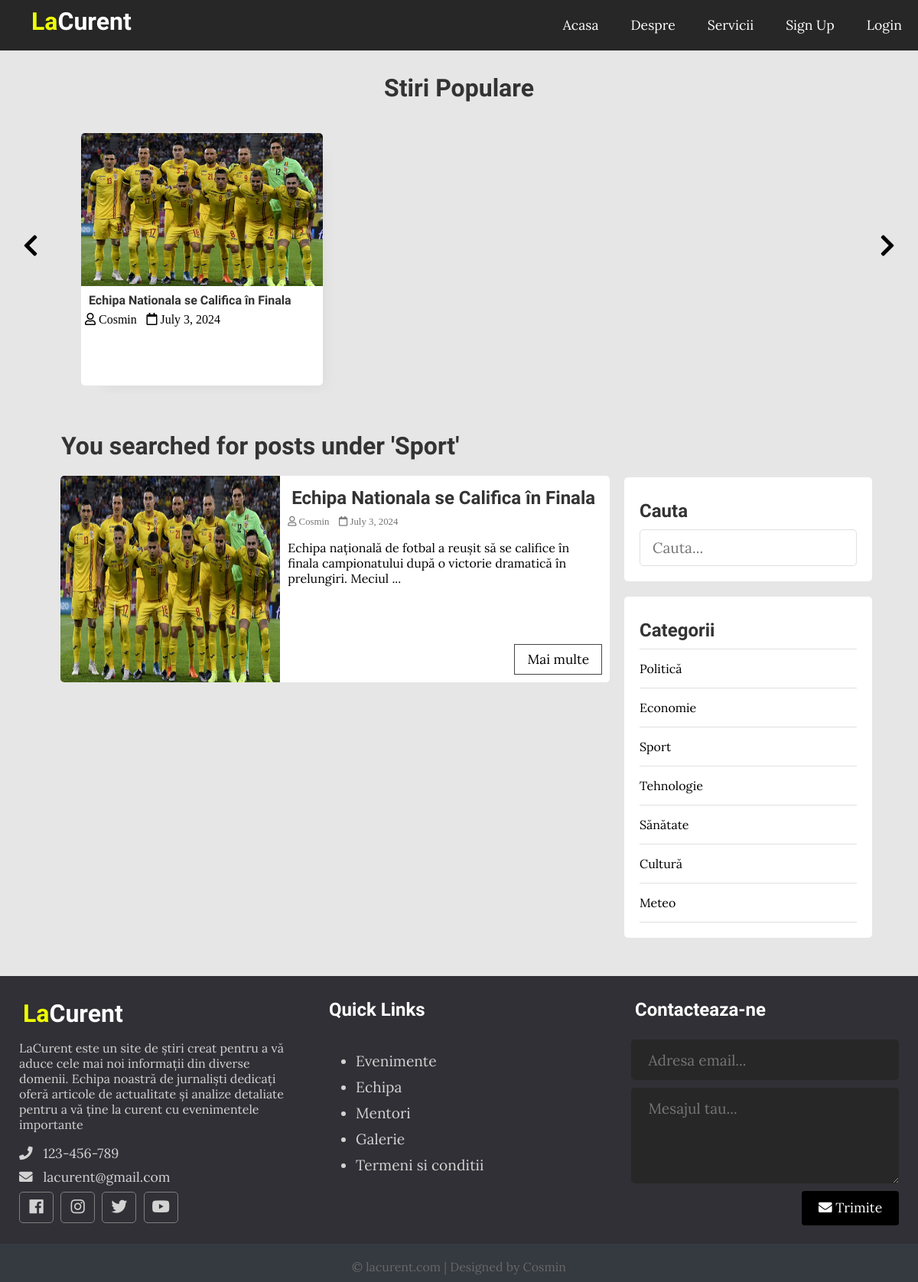
The app's page /index.php?t_id=4&name=Sport with its own data.
### tables this page shows
CREATE TABLE `posts` (
  `id` int(11) NOT NULL,
  `user_id` int(11) NOT NULL,
  `topic_id` int(11) DEFAULT NULL,
  `title` varchar(255) NOT NULL,
  `image` varchar(255) NOT NULL,
  `body` text NOT NULL,
  `published` tinyint(4) NOT NULL,
  `created_at` datetime NOT NULL DEFAULT current_timestamp()
);

CREATE TABLE `users` (
  `id` int(11) NOT NULL,
  `admin` tinyint(4) NOT NULL,
  `username` varchar(255) NOT NULL,
  `email` varchar(255) NOT NULL,
  `password` varchar(255) NOT NULL,
  `created_at` timestamp NOT NULL DEFAULT current_timestamp()
);

CREATE TABLE `topics` (
  `id` int(11) NOT NULL,
  `name` varchar(100) NOT NULL,
  `description` text NOT NULL
);

### app/database/db.php (called while the page is built, shortened)
<?php
require('connect.php');
function executeQuery($sql, $data)
{
    global $conn;
    $stmt = $conn->prepare($sql);
    $values = array_values($data);
    $types = str_repeat('s', count($values));
    $stmt->bind_param($types, ...$values);
    $stmt->execute();
    return $stmt;
}
function selectAll($table, $conditions = [])
{
    global $conn;
    $sql = "SELECT * FROM $table";
    if (empty($conditions)) {
        $stmt = $conn->prepare($sql);
        $stmt->execute();
        $records = $stmt->get_result()->fetch_all(MYSQLI_ASSOC);
        return $records;
    }
}
function getPostsByTopicId($topic_id)
{
    $sql = "SELECT p.*, u.username FROM posts AS p JOIN users AS u ON p.user_id=u.id WHERE p.published=? AND topic_id=?";
    $stmt = executeQuery($sql, ['published' => 1, 'topic_id' => $topic_id]);
    $records = $stmt->get_result()->fetch_all(MYSQLI_ASSOC);
    return $records;
}

### app/controllers/topics.php (called while the page is built, shortened)
<?php
include(ROOT_PATH . "/app/database/db.php");
$table = 'topics';
$topics = selectAll($table);

### index.php (the view, shortened to what this page needs)
<?php
include(ROOT_PATH . "/app/controllers/topics.php");
$posts = array();
$postsTitle = 'Stiri recente';
if (isset($_GET['t_id'])) {
  $posts = getPostsByTopicId($_GET['t_id']);
  $postsTitle = "You searched for posts under '" . $_GET['name'] . "'";
} else if (isset($_POST['search-term'])) {
  $postsTitle = "You searched for '" . $_POST['search-term'] . "'";
  $posts = searchPosts($_POST['search-term']);
} else {
  $posts = getPublishedPosts();
}
?>
<!DOCTYPE html>
<html lang="en">
<head>
  <link rel="stylesheet" href="https://use.fontawesome.com/releases/v5.7.2/css/all.css"
>
  <link rel="stylesheet" href="assets/css/style.css">
</head>
<body>
  <?php include(ROOT_PATH . "/app/includes/header.php"); ?>
  <div class="page-wrapper">
    <div class="post-slider">
      <h1 class="slider-title">Stiri Populare</h1>
      <i class="fas fa-chevron-left prev"></i>
      <i class="fas fa-chevron-right next"></i>
      <div class="post-wrapper">
        <?php foreach ($posts as $post): ?>
          <div class="post">
            <img src="<?php echo BASE_URL . '/assets/images/' . $post['image']; ?>" alt="" class="slider-image">
            <div class="post-info">
              <h4><a href="single.php?id=<?php echo $post['id']; ?>"><?php echo $post['title']; ?></a></h4>
              <i class="far fa-user"> <?php echo $post['username']; ?></i>
              <i class="far fa-calendar"> <?php echo date('F j, Y', strtotime($post['created_at'])); ?></i>
            </div>
          </div>
        <?php endforeach; ?>
      </div>
    </div>
    <div class="content clearfix">
      <div class="main-content">
        <h1 class="recent-post-title"><?php echo $postsTitle ?></h1>
        <?php foreach ($posts as $post): ?>
          <div class="post clearfix">
            <img src="<?php echo BASE_URL . '/assets/images/' . $post['image']; ?>" alt="" class="post-image">
            <div class="post-preview">
              <h2><a href="single.php?id=<?php echo $post['id']; ?>"><?php echo $post['title']; ?></a></h2>
              <i class="far fa-user"> <?php echo $post['username']; ?></i>
              <i class="far fa-calendar"> <?php echo date('F j, Y', strtotime($post['created_at'])); ?></i>
              <p class="preview-text">
                <?php echo html_entity_decode(substr($post['body'], 0, 150) . '...'); ?>
              </p>
              <a href="single.php?id=<?php echo $post['id']; ?>" class="btn read-more">Mai multe</a>
            </div>
          </div>
        <?php endforeach; ?>
      </div>
      <div class="sidebar">
        <div class="section search">
          <h2 class="section-title">Cauta</h2>
          <form action="index.php" method="post">
            <input type="text" name="search-term" class="text-input" placeholder="Cauta...">
          </form>
        </div>
        <div class="section topics">
          <h2 class="section-title">Categorii</h2>
          <ul>
            <?php foreach ($topics as $key => $topic): ?>
              <li><a href="<?php echo BASE_URL . '/index.php?t_id=' . $topic['id'] . '&name=' . $topic['name'] ?>"><?php echo $topic['name']; ?></a></li>
            <?php endforeach; ?>
          </ul>
        </div>
      </div>
    </div>
  </div>
  <?php include(ROOT_PATH . "/app/includes/footer.php"); ?>
</body>
</html>

### assets/css/style.css (style rules this page uses)
* { box-sizing: border-box; }
html, body { height: 100%; padding: 0px; margin: 0px; background: #e6e6e6; font-family: "Lora", serif; }
h1, h2, h3, h4, h5, h6 { font-family: "Candal", serif; color: #333333; margin: 5px; }
a { text-decoration: none; color: inherit; }
.clearfix::after { content: ""; display: block; clear: both; }
.btn { padding: 0.5rem 1rem; background: #000000; color: white; border: 1px solid transparent; border-radius: 0.25rem; font-size: 1.08em; font-family: "Lora", serif; }
.text-input { padding: 0.7rem 1rem; display: block; width: 100%; border-radius: 5px; border: 1px solid #e0e0e0; outline: none; color: #444; line-height: 1.5rem; font-size: 1.2em; font-family: "Lora", serif; }
.page-wrapper { min-height: 100%; }
.post-slider { position: relative; }
.post-slider .slider-title { text-align: center; margin: 30px auto; }
.post-slider .next { position: absolute; top: 50%; right: 30px; font-size: 2em; color: #000000; cursor: pointer; }
.post-slider .prev { position: absolute; top: 50%; left: 30px; font-size: 2em; color: #000000; cursor: pointer; }
.post-slider .post-wrapper { width: 84%; height: 350px; margin: 0px auto; overflow: hidden; padding: 10px 0px 10px 0px; }
.post-slider .post-wrapper .post { width: 300px; height: 330px; margin: 0px 10px; display: inline-block; background: white; border-radius: 5px; box-shadow: 1rem 1rem 1rem -1rem #a0a0a033; }
.post-slider .post-wrapper .post .post-info { height: 130px; padding: 0px 5px; }
.post-slider .post-wrapper .post .slider-image { width: 100%; height: 200px; border-top-left-radius: 5px; border-top-right-radius: 5px; }
.content { width: 90%; margin: 30px auto 30px; }
.content .main-content { width: 70%; float: left; }
.content .main-content .post { width: 95%; height: 270px; margin: 20px auto; border-radius: 5px; background: white; position: relative; }
.content .main-content .post .post-preview i { color: #757575; font-size: 0.8em; }
.content .main-content .post .preview-text { line-height: 1.5em; font-size: 1.03em; color: #444; }
.content .main-content .post .read-more { position: absolute; bottom: 10px; right: 10px; border: 1px solid #444; background: transparent; border-radius: 0px; color: #000000 !important; }
.content .main-content .post .post-image { width: 40%; height: 100%; float: left; border-top-left-radius: 5px; border-bottom-left-radius: 5px; }
.content .main-content .post .post-preview { width: 60%; padding: 10px; float: right; }
.content .main-content .recent-post-title { margin: 20px; }
.content .sidebar { width: 30%; float: left; }
.content .sidebar .section { background: white; padding: 20px; border-radius: 5px; margin-bottom: 20px; }
.content .sidebar .section .section-title { margin: 10px 0px 10px 0px; }
.content .sidebar .section.search { margin-top: 80px; }
.content .sidebar .section.topics ul { margin: 0px; padding: 0px; list-style: none; border-top: 1px solid #e0e0e0; }
.content .sidebar .section.topics ul li a { display: block; padding: 15px 0px 15px 0px; border-bottom: 1px solid #e0e0e0; transition: all 0.3s; }

### records on screen
posts: image (picture), title "Echipa Nationala se Califica în Finala", user.username "Cosmin", created_at "July 3, 2024", body "Echipa națională de fotbal a reușit să se califice în finala campionatului după o victorie dramatică în prelungiri. Meciul ..."
topics: name "Politică"
topics: name "Economie"
topics: name "Sport"
topics: name "Tehnologie"
topics: name "Sănătate"
topics: name "Cultură"
topics: name "Meteo"

### other values on screen
$postsTitle "You searched for posts under 'Sport'"
